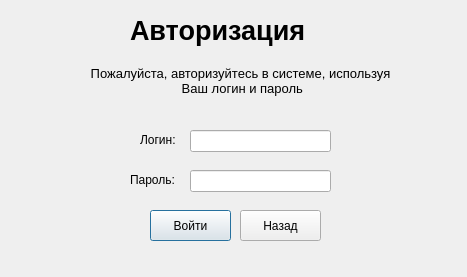
<?xml version="1.0" encoding="UTF-8"?>
<ui version="4.0">
 <class>AuthDialog</class>
 <widget class="QDialog" name="AuthDialog">
  <property name="geometry">
   <rect>
    <x>0</x>
    <y>0</y>
    <width>467</width>
    <height>277</height>
   </rect>
  </property>
  <property name="windowTitle">
   <string>Dialog</string>
  </property>
  <widget class="QLabel" name="AuthLabel">
   <property name="geometry">
    <rect>
     <x>130</x>
     <y>10</y>
     <width>231</width>
     <height>41</height>
    </rect>
   </property>
   <property name="font">
    <font>
     <pointsize>20</pointsize>
     <weight>75</weight>
     <bold>true</bold>
    </font>
   </property>
   <property name="text">
    <string>Авторизация</string>
   </property>
  </widget>
  <widget class="QLabel" name="InfoAuthLableabel">
   <property name="geometry">
    <rect>
     <x>40</x>
     <y>60</y>
     <width>401</width>
     <height>41</height>
    </rect>
   </property>
   <property name="font">
    <font>
     <pointsize>10</pointsize>
    </font>
   </property>
   <property name="text">
    <string>Пожалуйста, авторизуйтесь в системе, используя
 Ваш логин и пароль</string>
   </property>
   <property name="scaledContents">
    <bool>false</bool>
   </property>
   <property name="alignment">
    <set>Qt::AlignCenter</set>
   </property>
  </widget>
  <widget class="QLabel" name="LoginLabel">
   <property name="geometry">
    <rect>
     <x>140</x>
     <y>130</y>
     <width>41</width>
     <height>20</height>
    </rect>
   </property>
   <property name="text">
    <string>Логин:</string>
   </property>
  </widget>
  <widget class="QLabel" name="PasswordLabel">
   <property name="geometry">
    <rect>
     <x>130</x>
     <y>170</y>
     <width>51</width>
     <height>20</height>
    </rect>
   </property>
   <property name="text">
    <string>Пароль:</string>
   </property>
  </widget>
  <widget class="QLineEdit" name="LoginEdit">
   <property name="geometry">
    <rect>
     <x>190</x>
     <y>130</y>
     <width>141</width>
     <height>22</height>
    </rect>
   </property>
  </widget>
  <widget class="QLineEdit" name="PasswordEdit">
   <property name="geometry">
    <rect>
     <x>190</x>
     <y>170</y>
     <width>141</width>
     <height>22</height>
    </rect>
   </property>
   <property name="echoMode">
    <enum>QLineEdit::Password</enum>
   </property>
  </widget>
  <widget class="QPushButton" name="LoginButton">
   <property name="geometry">
    <rect>
     <x>150</x>
     <y>210</y>
     <width>81</width>
     <height>31</height>
    </rect>
   </property>
   <property name="text">
    <string>Войти</string>
   </property>
  </widget>
  <widget class="QPushButton" name="BackButton">
   <property name="geometry">
    <rect>
     <x>240</x>
     <y>210</y>
     <width>81</width>
     <height>31</height>
    </rect>
   </property>
   <property name="text">
    <string>Назад</string>
   </property>
  </widget>
  <widget class="QLabel" name="ErrorLabel">
   <property name="geometry">
    <rect>
     <x>134</x>
     <y>110</y>
     <width>211</width>
     <height>20</height>
    </rect>
   </property>
   <property name="text">
    <string/>
   </property>
   <property name="alignment">
    <set>Qt::AlignCenter</set>
   </property>
  </widget>
 </widget>
 <resources/>
 <connections/>
</ui>
